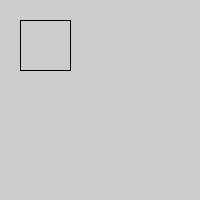
Frame 1 (no input)
Frame 60 (the mouse pressed at the canvas centre just before this capture): identical to frame 1, image omitted
Frame 120 (the mouse held since frame 60 and released just before this capture): identical to frame 1, image omitted

The Processing sketch that drew this single still picture (run headless with seeded random() and noise(); from frame 60 on, the mouse is pressed at the canvas centre):

// Processing sketch: opdracht__H9_4
// ── opdracht__H9_4.pde
int a = 20;
int b = 20;
int c = 50;
int d = 50;

void setup(){
 size(200, 200); 
 rectangle(a, b, c, d);
}

void draw(){
}

void rectangle(int x, int y, int w, int h){
  line(x, y, x + w, y);
  line(x + w, y, x + w, y + h);
  line(x + w, y + h, x, y + h);
  line(x, y + h, x, y);
}
